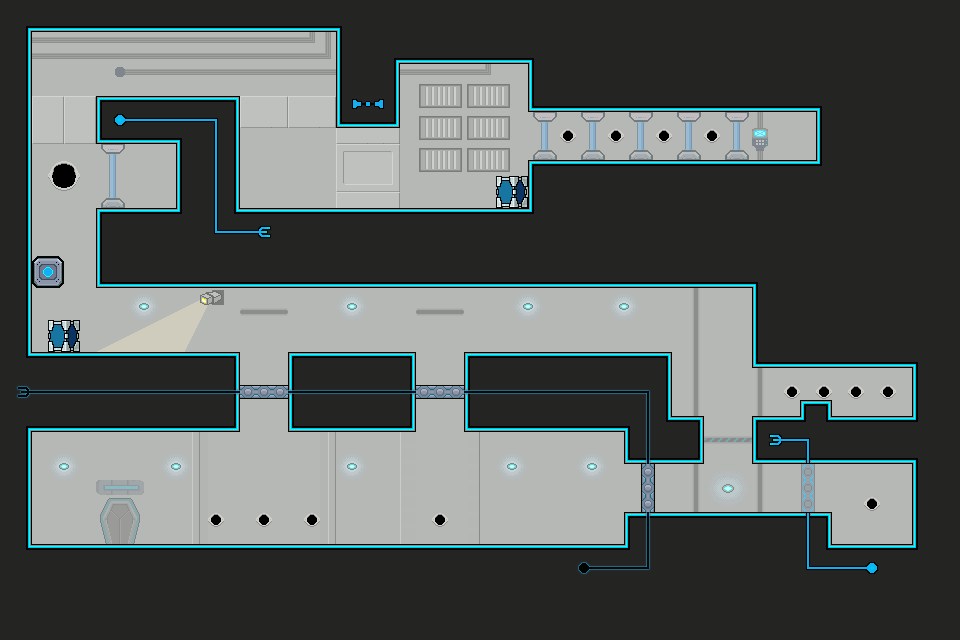

This is a level from a 2D game, rendered from its Tiled map with the project's own tilesets. A one-line summary and the map file follow, with tile-layer data summarised:
An orthogonal 60x40 tile map with 16x16 px tiles, 1 tile layer (Tile Layer 1), 2 tilesets and 32 objects.

<map version="1.0" orientation="orthogonal" renderorder="right-down" width="60" height="40" tilewidth="16" tileheight="16">
 <tileset firstgid="1" source="main.tsx" />
 <tileset firstgid="501" source="objects.tsx" />
 <layer name="Tile Layer 1" width="60" height="40">
  <data>[2400 cells, 2400 non-empty, 130 distinct tile ids]</data>
 </layer>
 <objectgroup name="Object Layer 1">
  <object gid="506" x="656" y="432" />
  <object gid="505" x="216" y="408" />
  <object gid="505" x="376" y="376" />
  <object gid="505" x="360" y="376" />
  <object gid="507" x="552" y="568" />
  <object gid="507" x="840" y="568" />
  <object gid="501" x="88" y="556" />
  <object gid="508" x="708" y="472" />
  <object gid="508" x="684" y="472" />
  <object gid="506" x="864" y="432" />
  <object gid="505" x="840" y="520" />
  <object gid="508" x="744" y="424" />
  <object gid="505" x="840" y="432" />
  <object gid="505" x="824" y="432" />
  <object gid="505" x="832" y="416" />
  <object gid="505" x="80" y="232" />
  <object gid="505" x="96" y="232" />
  <object gid="505" x="88" y="224" />
  <object gid="505" x="112" y="232" />
  <object gid="505" x="120" y="224" />
  <object gid="505" x="128" y="232" />
  <object gid="508" x="240" y="224" />
  <object gid="508" x="264" y="200" />
  <object gid="508" x="288" y="176" />
  <object gid="507" x="88" y="120" />
  <object gid="506" x="128" y="192" />
  <object gid="504" x="760" y="168" />
  <object gid="505" x="368" y="368" />
  <object gid="505" x="440" y="376" />
  <object gid="510" x="832" y="424" />
  <object gid="510" x="104" y="216" />
  <object gid="505" x="872" y="520" />
 </objectgroup>
</map>
